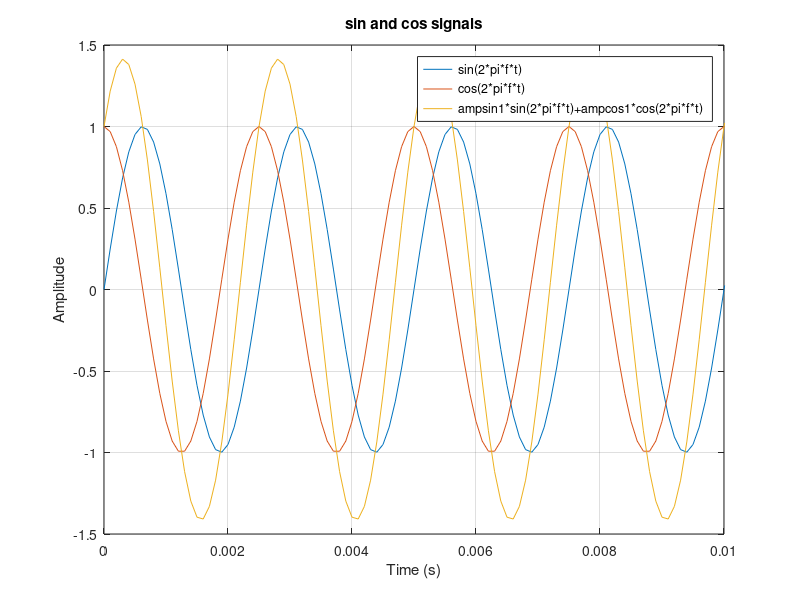
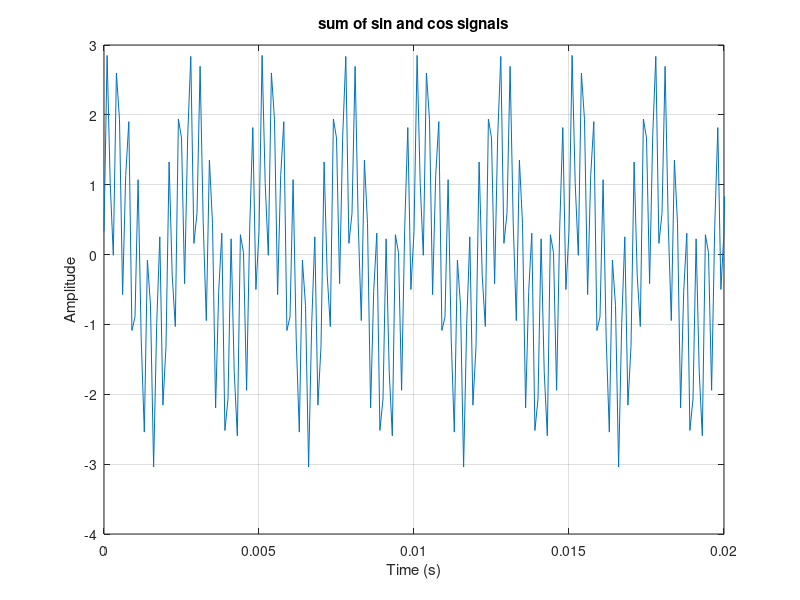

Here is the MATLAB script that generated these plots, in order:
% sin and cos signals
%
% Turker Dolapci
% 2024.08.12
%

clear all 	% clears everything in workspace
close all	% closes if there is something (e.g. figures)
clc 		% clears command window

%% Input section
fs= 10*1e3; %sampling rate equals to the number of samples per second (samples per second)
tdur= 1; 		% time length of the signal to be generated in seconds
fc1= 0.4*1e3;
fc2= 3*1e3;

%% Plot a sin and cos signal with the same amplitude and frequency in the same figure
t= (0:(1/fs):tdur).'; 	%time vector

sin1= sin(2*pi*fc1*t);
cos1= cos(2*pi*fc1*t);

figure;
plot(t, sin1)
hold on
plot(t, cos1)
title('sin and cos signals')
ylabel('Amplitude')
xlabel('Time (s)')
grid on
legend('sin(2*pi*f*t)', 'cos(2*pi*f*t)')
xlim([0 0.01])
% pause();
%% Dot product https://www.mathworks.com/help/matlab/ref/dot.html
dot_sin1cos1= dot(sin1,cos1) %dot product of the sin signal with the cos signal
dot_selfsin1= dot(sin1,sin1); %dot product of the sin signal with itself (its energy or its norm^2)
dot_selfcos1= dot(cos1,cos1); %dot product of the cos signal with itself (its energy or its norm^2)

ampsin1=1; %amplitude of sin1 for the summation
ampcos1=1; %amplitude of cos1 for the summation

sumsincos=ampsin1*sin1+ampcos1*cos1; %sum of sin and cos signals

plot(t, sumsincos)
legend('sin(2*pi*f*t)', 'cos(2*pi*f*t)','ampsin1*sin(2*pi*f*t)+ampcos1*cos(2*pi*f*t)')

dot_sumsincos_with_sin= dot(sumsincos,sin1)/dot_selfsin1 %dot product of summation with sin1
dot_sumsincos_with_cos= dot(sumsincos,cos1)/dot_selfcos1 %dot product of summation with cos1

%%%%%%%%%%%%%%%%%%%%%%%%%%%%%%%%%%%%%%%%%%%%%%%%%%%%%%%%%%%%%%%%%%%%%%%%

sin2= sin(2*pi*fc2*t);
cos2= cos(2*pi*fc2*t);

dot_selfsin2= dot(sin2,sin2); %dot product of the sin signal with itself (its energy or its norm^2)
dot_selfcos2= dot(cos2,cos2); %dot product of the cos signal with itself (its energy or its norm^2)


ampsin2=1.5; %amplitude of sin2 for the summation
ampcos2=-0.67; %amplitude of cos2 for the summation

sumall=ampsin1*sin1+ampcos1*cos1+ampsin2*sin2+ampcos2*cos2; %sum of sin and cos signals

figure;
plot(t, sumall)
title('sum of sin and cos signals')
ylabel('Amplitude')
xlabel('Time (s)')
grid on
xlim([0 0.02])

dot_sumall_with_sin1= dot(sumall,sin1)/dot_selfsin1 %dot product of summation with sin1
dot_sumall_with_cos1= dot(sumall,cos1)/dot_selfcos1 %dot product of summation with cos1
dot_sumall_with_sin2= dot(sumall,sin2)/dot_selfsin2 %dot product of summation with sin2
dot_sumall_with_cos2= dot(sumall,cos2)/dot_selfcos2 %dot product of summation with cos2
